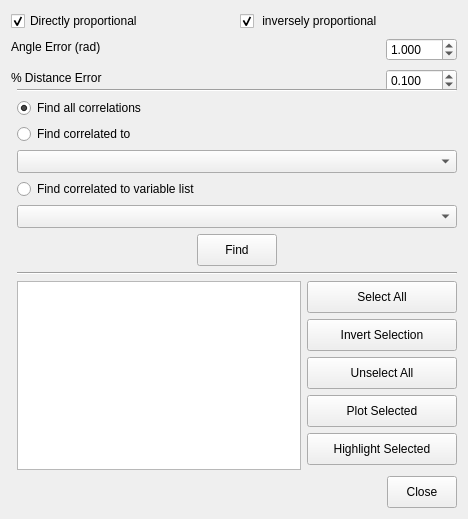
<?xml version="1.0" encoding="UTF-8"?>
<ui version="4.0">
 <class>FindCorrelationWidget</class>
 <widget class="QWidget" name="FindCorrelationWidget">
  <property name="geometry">
   <rect>
    <x>0</x>
    <y>0</y>
    <width>468</width>
    <height>519</height>
   </rect>
  </property>
  <property name="minimumSize">
   <size>
    <width>0</width>
    <height>0</height>
   </size>
  </property>
  <property name="windowTitle">
   <string>Find Correlations</string>
  </property>
  <layout class="QGridLayout" name="gridLayout_5">
   <item row="0" column="0" colspan="3">
    <widget class="QCheckBox" name="directly_proportional_checkBox">
     <property name="text">
      <string>Directly proportional</string>
     </property>
     <property name="checked">
      <bool>true</bool>
     </property>
    </widget>
   </item>
   <item row="0" column="3" colspan="2">
    <widget class="QCheckBox" name="inversely_proportional_checkBox">
     <property name="text">
      <string> inversely proportional</string>
     </property>
     <property name="checked">
      <bool>true</bool>
     </property>
    </widget>
   </item>
   <item row="1" column="0" rowspan="2" colspan="5">
    <layout class="QGridLayout" name="gridLayout">
     <item row="0" column="0">
      <widget class="QLabel" name="label">
       <property name="text">
        <string>Angle Error (rad)</string>
       </property>
      </widget>
     </item>
     <item row="0" column="1">
      <spacer name="horizontalSpacer">
       <property name="orientation">
        <enum>Qt::Horizontal</enum>
       </property>
       <property name="sizeHint" stdset="0">
        <size>
         <width>40</width>
         <height>20</height>
        </size>
       </property>
      </spacer>
     </item>
     <item row="0" column="2" rowspan="2">
      <widget class="QDoubleSpinBox" name="angle_error">
       <property name="decimals">
        <number>3</number>
       </property>
       <property name="minimum">
        <double>0.001000000000000</double>
       </property>
       <property name="maximum">
        <double>99.000000000000000</double>
       </property>
       <property name="singleStep">
        <double>0.500000000000000</double>
       </property>
       <property name="value">
        <double>1.000000000000000</double>
       </property>
      </widget>
     </item>
     <item row="1" column="0" rowspan="2">
      <widget class="QLabel" name="label_2">
       <property name="text">
        <string>% Distance Error</string>
       </property>
      </widget>
     </item>
     <item row="1" column="1" rowspan="2">
      <spacer name="horizontalSpacer_2">
       <property name="orientation">
        <enum>Qt::Horizontal</enum>
       </property>
       <property name="sizeHint" stdset="0">
        <size>
         <width>40</width>
         <height>20</height>
        </size>
       </property>
      </spacer>
     </item>
     <item row="2" column="2">
      <widget class="QDoubleSpinBox" name="distance_error">
       <property name="decimals">
        <number>3</number>
       </property>
       <property name="minimum">
        <double>0.001000000000000</double>
       </property>
       <property name="maximum">
        <double>100.000000000000000</double>
       </property>
       <property name="singleStep">
        <double>0.050000000000000</double>
       </property>
       <property name="value">
        <double>0.100000000000000</double>
       </property>
      </widget>
     </item>
    </layout>
   </item>
   <item row="2" column="1" colspan="4">
    <widget class="Line" name="line">
     <property name="orientation">
      <enum>Qt::Horizontal</enum>
     </property>
    </widget>
   </item>
   <item row="3" column="1" colspan="4">
    <layout class="QGridLayout" name="gridLayout_2">
     <item row="0" column="0">
      <widget class="QRadioButton" name="allcorrelations">
       <property name="text">
        <string>Find all correlations</string>
       </property>
       <property name="checked">
        <bool>true</bool>
       </property>
      </widget>
     </item>
     <item row="1" column="0">
      <widget class="QRadioButton" name="correlationsto">
       <property name="text">
        <string>Find correlated to</string>
       </property>
      </widget>
     </item>
     <item row="2" column="0">
      <widget class="QComboBox" name="variables">
       <property name="sizePolicy">
        <sizepolicy hsizetype="Expanding" vsizetype="Fixed">
         <horstretch>0</horstretch>
         <verstretch>0</verstretch>
        </sizepolicy>
       </property>
       <property name="minimumSize">
        <size>
         <width>131</width>
         <height>23</height>
        </size>
       </property>
       <property name="maximumSize">
        <size>
         <width>16777215</width>
         <height>16777215</height>
        </size>
       </property>
       <property name="editable">
        <bool>false</bool>
       </property>
      </widget>
     </item>
     <item row="3" column="0">
      <widget class="QRadioButton" name="correlations_from_list">
       <property name="text">
        <string>Find correlated to variable list</string>
       </property>
      </widget>
     </item>
     <item row="4" column="0">
      <widget class="QComboBox" name="varlist">
       <property name="sizePolicy">
        <sizepolicy hsizetype="Expanding" vsizetype="Fixed">
         <horstretch>0</horstretch>
         <verstretch>0</verstretch>
        </sizepolicy>
       </property>
       <property name="minimumSize">
        <size>
         <width>131</width>
         <height>23</height>
        </size>
       </property>
       <property name="maximumSize">
        <size>
         <width>16777215</width>
         <height>16777215</height>
        </size>
       </property>
       <property name="editable">
        <bool>false</bool>
       </property>
      </widget>
     </item>
    </layout>
   </item>
   <item row="4" column="1">
    <spacer name="horizontalSpacer_4">
     <property name="orientation">
      <enum>Qt::Horizontal</enum>
     </property>
     <property name="sizeHint" stdset="0">
      <size>
       <width>147</width>
       <height>20</height>
      </size>
     </property>
    </spacer>
   </item>
   <item row="4" column="2" colspan="2">
    <widget class="QPushButton" name="findButton">
     <property name="minimumSize">
      <size>
       <width>80</width>
       <height>32</height>
      </size>
     </property>
     <property name="maximumSize">
      <size>
       <width>130</width>
       <height>32</height>
      </size>
     </property>
     <property name="text">
      <string>Find</string>
     </property>
    </widget>
   </item>
   <item row="4" column="4">
    <spacer name="horizontalSpacer_5">
     <property name="orientation">
      <enum>Qt::Horizontal</enum>
     </property>
     <property name="sizeHint" stdset="0">
      <size>
       <width>155</width>
       <height>20</height>
      </size>
     </property>
    </spacer>
   </item>
   <item row="5" column="1" colspan="4">
    <widget class="Line" name="line_2">
     <property name="orientation">
      <enum>Qt::Horizontal</enum>
     </property>
    </widget>
   </item>
   <item row="6" column="1" colspan="4">
    <layout class="QGridLayout" name="gridLayout_4">
     <item row="4" column="1">
      <widget class="QPushButton" name="highlightButton">
       <property name="minimumSize">
        <size>
         <width>150</width>
         <height>32</height>
        </size>
       </property>
       <property name="maximumSize">
        <size>
         <width>16777215</width>
         <height>32</height>
        </size>
       </property>
       <property name="text">
        <string>Highlight Selected</string>
       </property>
      </widget>
     </item>
     <item row="5" column="1">
      <spacer name="verticalSpacer_2">
       <property name="orientation">
        <enum>Qt::Vertical</enum>
       </property>
       <property name="sizeHint" stdset="0">
        <size>
         <width>72</width>
         <height>38</height>
        </size>
       </property>
      </spacer>
     </item>
     <item row="1" column="1">
      <widget class="QPushButton" name="invertselectionButton">
       <property name="minimumSize">
        <size>
         <width>150</width>
         <height>32</height>
        </size>
       </property>
       <property name="maximumSize">
        <size>
         <width>16777215</width>
         <height>32</height>
        </size>
       </property>
       <property name="text">
        <string>Invert Selection</string>
       </property>
      </widget>
     </item>
     <item row="0" column="0" rowspan="6">
      <widget class="QListView" name="listView">
       <property name="editTriggers">
        <set>QAbstractItemView::NoEditTriggers</set>
       </property>
       <property name="selectionMode">
        <enum>QAbstractItemView::MultiSelection</enum>
       </property>
      </widget>
     </item>
     <item row="0" column="1">
      <widget class="QPushButton" name="selectallButton">
       <property name="minimumSize">
        <size>
         <width>150</width>
         <height>32</height>
        </size>
       </property>
       <property name="maximumSize">
        <size>
         <width>16777215</width>
         <height>32</height>
        </size>
       </property>
       <property name="text">
        <string>Select All</string>
       </property>
      </widget>
     </item>
     <item row="2" column="1">
      <widget class="QPushButton" name="unselectallButton">
       <property name="minimumSize">
        <size>
         <width>150</width>
         <height>32</height>
        </size>
       </property>
       <property name="maximumSize">
        <size>
         <width>16777215</width>
         <height>32</height>
        </size>
       </property>
       <property name="text">
        <string>Unselect All</string>
       </property>
      </widget>
     </item>
     <item row="3" column="1">
      <widget class="QPushButton" name="plotButton">
       <property name="minimumSize">
        <size>
         <width>150</width>
         <height>32</height>
        </size>
       </property>
       <property name="maximumSize">
        <size>
         <width>16777215</width>
         <height>32</height>
        </size>
       </property>
       <property name="text">
        <string>Plot Selected</string>
       </property>
      </widget>
     </item>
    </layout>
   </item>
   <item row="7" column="1" colspan="4">
    <layout class="QGridLayout" name="gridLayout_3">
     <item row="0" column="0">
      <spacer name="horizontalSpacer_3">
       <property name="orientation">
        <enum>Qt::Horizontal</enum>
       </property>
       <property name="sizeHint" stdset="0">
        <size>
         <width>168</width>
         <height>20</height>
        </size>
       </property>
      </spacer>
     </item>
     <item row="0" column="1">
      <widget class="QPushButton" name="closeButton">
       <property name="minimumSize">
        <size>
         <width>70</width>
         <height>32</height>
        </size>
       </property>
       <property name="maximumSize">
        <size>
         <width>70</width>
         <height>32</height>
        </size>
       </property>
       <property name="text">
        <string>Close</string>
       </property>
      </widget>
     </item>
    </layout>
   </item>
  </layout>
  <zorder>inversely_proportional_checkBox</zorder>
  <zorder>line</zorder>
  <zorder>line_2</zorder>
  <zorder>findButton</zorder>
  <zorder>horizontalSpacer_4</zorder>
  <zorder>horizontalSpacer_5</zorder>
  <zorder></zorder>
  <zorder>directly_proportional_checkBox</zorder>
 </widget>
 <resources/>
 <connections/>
</ui>
